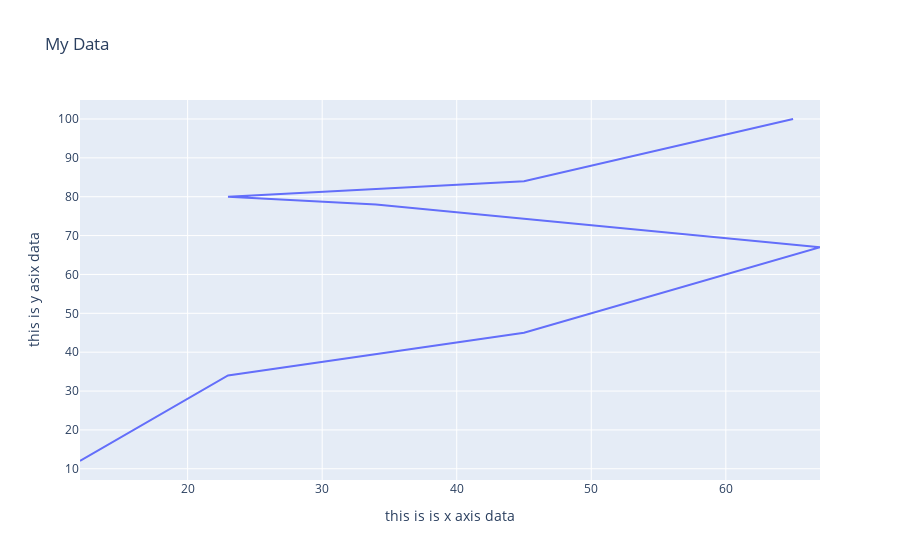

Notebook code for this chart:
### Code cell
fig = go.Figure(
    data = go.Scatter(x = x, y = y, mode = "lines"),
)

fig.update_layout(
    title = "My Data", 
    xaxis_title = "this is is x axis data", 
    yaxis_title = "this is y asix data"
)

### Figure 1 — Plotly figure (JSON) as saved in the notebook; plotly's stock layout.template omitted (floating-point values rounded to 4 significant figures)
{"data": [{"mode": "lines", "type": "scatter", "x": [12, 23, 45, 67, 34, 23, 45, 65], "y": [12, 34, 45, 67, 78, 80, 84, 100]}], "layout": {"autosize": true, "title": {"text": "My Data"}, "xaxis": {"autorange": true, "range": [12, 67], "title": {"text": "this is is x axis data"}, "type": "linear"}, "yaxis": {"autorange": true, "range": [7.111, 104.9], "title": {"text": "this is y asix data"}, "type": "linear"}}}
